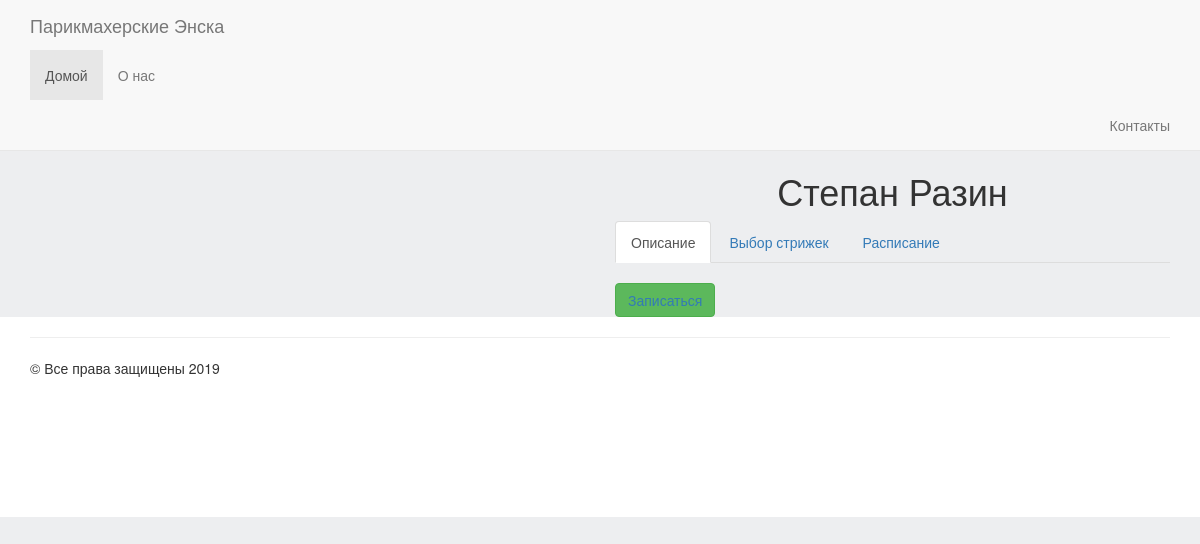
Before: /master/2 with the older database file.
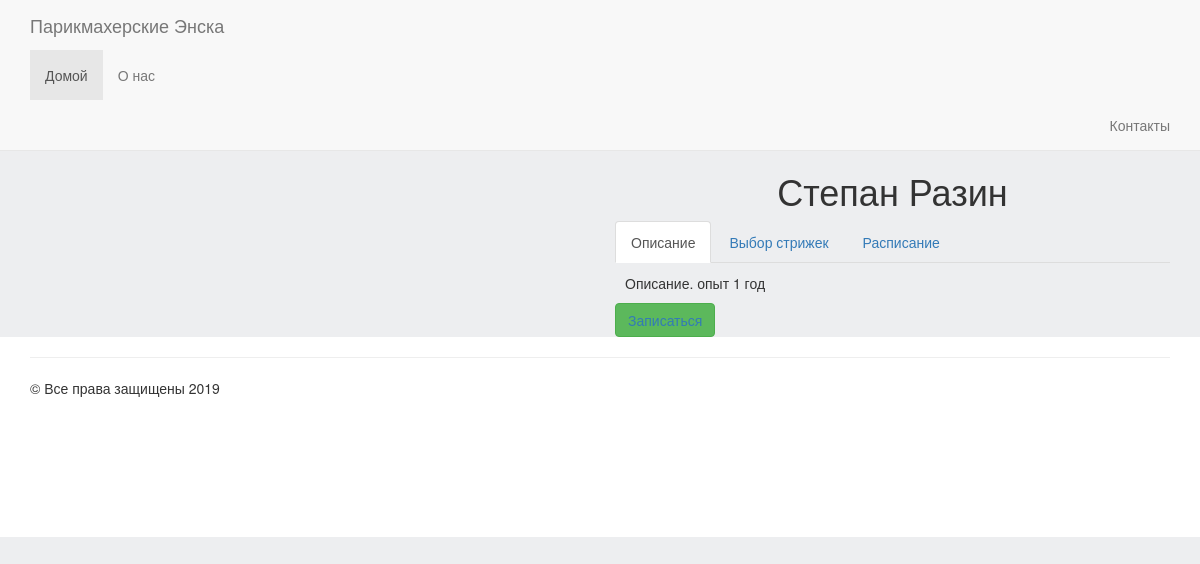
After: the same page with the newer database file.
### masters/models.py (models this page shows, shortened)
class Master(models.Model):
    name = models.CharField(u'Мастер',max_length=155, blank=True, null=True, default=None)
    descriptions = models.TextField(u'Описание',blank=True, null=True, default=None)
    short_descriptions = models.TextField(u'Стрижки',blank=True, null=True, default=None)
    position = models.CharField(u'Должность',max_length=155,blank=True, null=True, default=None);
    category = models.ForeignKey(MasterCategory,blank=True, null=True, default=None, on_delete=models.CASCADE)
    is_active = models.BooleanField(u'Активность',default=True)
    haircut = models.ForeignKey(Haircut,blank=True, null=True, default=None, on_delete=models.CASCADE)
    created = models.DateTimeField(auto_now_add=True, auto_now=False)
    updated = models.DateTimeField(auto_now_add=False, auto_now=True)
    date = models.DateTimeField(u'Дата и время',default=timezone.now)
    class Meta:
        verbose_name = 'Мастер'
        verbose_name_plural = 'Мастера'

### masters/views.py (the view)
# urls.py: path('master/<int:id>', views.master, name='master'),
def master(request, id):
    master = get_object_or_404(Master,id=id)
    return render(request, 'masters/master.html', {'master': master})

### landing/templates/masters/master.html (shortened to what this page needs)
{% extends 'base.html' %}
{% load static %}
{% block content %}
  <div class="container">
    <div class="row">
      <div class="col-lg-6">
      </div>
      <div class="col-lg-6">
        <h1 class="text-center">
          {{master.name}}
        </h1>
          <div>
            <ul class="nav nav-tabs" role="tablist">
              <li role="presentation" class="active"><a href="#description" aria-controls="home" role="tab" data-toggle="tab">
                Описание
              </a></li>
              <li role="presentation"><a href="#short_descriptions" aria-controls="short_descriptions" role="tab" data-toggle="tab">
                Выбор стрижек
              </a></li>
              <li role="presentation"><a href="#date" aria-controls="messages" role="tab" data-toggle="tab">
                Расписание
              </a></li>
            </ul>
            <div class="tab-content master-description-tabs">
              <div role="tabpanel" class="tab-pane active" id="description">
                {{ master.descriptions}}
              </div>
            </div>
            <div class="">
              <form id="form_date_master" class="form-inline">
                <div class="form-group">
                  <a href="/landing">
                    <button type="submit" class="btn btn-success btn-buy"
                      data-master_id = {{ master.id }}
                      data-name_id = {{ master.name }}
                    >
                      <a href="/landing">
                          Записаться
                      </a>
                    </button>
                </div>
              </form>
            </div>
          </div>
      </div>
    </div>
  </div>
{% endblock %}

### landing/templates/base.html (shortened to what this page needs)
{% load static %}
<!DOCTYPE html>
<html>
<head>
    <link rel="stylesheet" href="https://cdnjs.cloudflare.com/ajax/libs/twitter-bootstrap/3.3.6/css/bootstrap.min.css">
    <link rel="stylesheet" href="{% static 'style.css' %}">
</head>
<body>
  <div class="wrapper">
    {% include 'navbar.html' %}
    {% block content %}
    {% endblock %}
  </div>
  {% include 'footer.html' %}
</body>

### landing/templates/navbar.html (shortened to what this page needs)
<nav class="navbar navbar-default navbar-static-top">
      <div class="container">
        <div class="navbar-header">
          <a class="navbar-brand" href="#">Парикмахерские Энска</a>
        </div>
        <div id="navbar" class="navbar-collapse collapse">
          <ul class="nav navbar-nav">
            <li class="active"><a href="/">Домой</a>
            <li><a href="/about">О нас</a></li>
              {% include 'about.html' %}
          </ul>
          <ul class="nav navbar-nav navbar-right">
            <li><a href="/contact">Контакты</a>
          </ul>
        </div>
      </div>
    </nav>

### landing/templates/about.html (shortened to what this page needs)
<div class="container">
</div>

### landing/templates/footer.html
<footer class="footer">
  <div class="container">
    <div class="text">
      <hr>
    &copy; Все права защищены 2019
    </div>
  </div>
</footer>

### landing/static/style.css (style rules this page uses)
html, body { height:100%; max-height:100%; background-color: #edeef0; }
.navbar { margin-bottom: 0; }
.footer { margin-bottom: -100px; background: white; height: 200px; }
.master-description-tabs { padding: 10px; }
.form-group { display: inline-block; margin-bottom: 40px; vertical-align: middle; }

Changed rows visible on the page:
changed Master "Степан Разин": descriptions (not shown) → "Описание. опыт 1 год"
